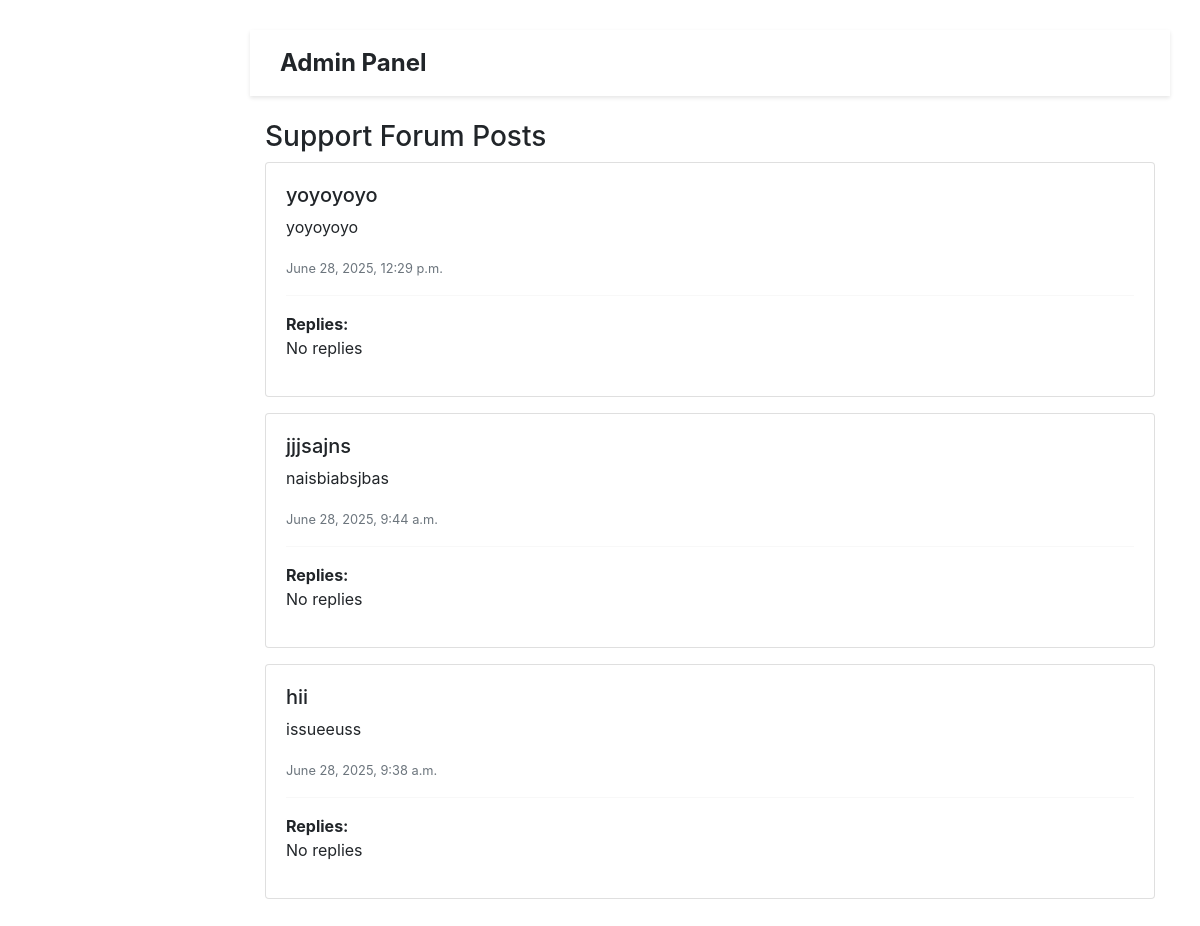
Page /adminpanel/support-forum/ on the committed database.
### accounts/models.py (models this page shows, shortened)
class SupportPost(models.Model):
    id = models.UUIDField(primary_key=True, default=uuid.uuid4, editable=False)
    title = models.CharField(max_length=200)
    content = models.TextField()
    created_at = models.DateTimeField(auto_now_add=True)

### adminpanel/views.py (the view)
# urls.py: path('support-forum/', views.support_admin_view, name='support_admin_view'),
def support_admin_view(request):
    posts = SupportPost.objects.all().order_by('-created_at')
    return render(request, 'adminpanel/support_posts_admin.html', {'posts': posts})

### adminpanel/templates/adminpanel/support_posts_admin.html
{% extends 'adminpanel/dashboard.html' %}
{% block content %}
<div class="container mt-4">
  <h3>Support Forum Posts</h3>
  {% for post in posts %}
    <div class="card mb-3">
      <div class="card-body">
        <h5>{{ post.title }}</h5>
        <p>{{ post.content }}</p>
        <small class="text-muted">{{ post.created_at }}</small>
        <hr>
        <strong>Replies:</strong>
        {% for reply in post.replies.all %}
          <div class="ps-3">
            <p>{{ reply.content }}</p>
            <small class="text-muted">{{ reply.created_at }}</small>
          </div>
        {% empty %}
          <p>No replies</p>
        {% endfor %}
      </div>
    </div>
  {% endfor %}
</div>
{% endblock %}

### adminpanel/templates/adminpanel/base.html (style rules this page uses)
body { margin: 0; font-family: 'Segoe UI', Tahoma, Geneva, Verdana, sans-serif; background-color: #f8f9fa; }

### rows in the picture
SupportPost: title "yoyoyoyo", content "yoyoyoyo", created_at "June 28, 2025, 12:29 p.m."
SupportPost: title "jjjsajns", content "naisbiabsjbas", created_at "June 28, 2025, 9:44 a.m."
SupportPost: title "hii", content "issueeuss", created_at "June 28, 2025, 9:38 a.m."
